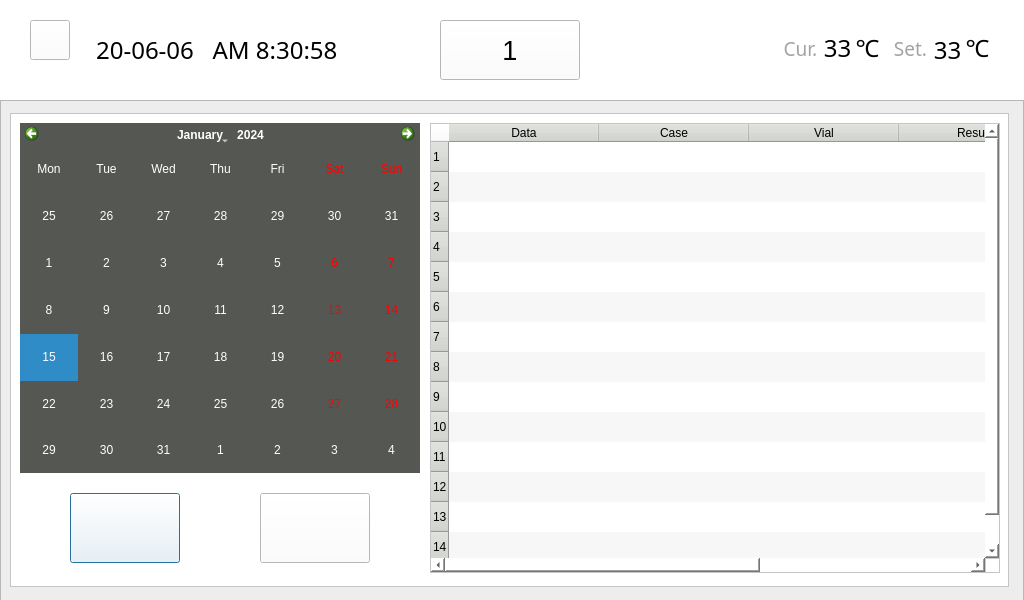
<?xml version="1.0" encoding="UTF-8"?>
<ui version="4.0">
 <class>Dialog</class>
 <widget class="QDialog" name="Dialog">
  <property name="geometry">
   <rect>
    <x>0</x>
    <y>0</y>
    <width>1024</width>
    <height>600</height>
   </rect>
  </property>
  <property name="font">
   <font>
    <family>Arial</family>
    <pointsize>20</pointsize>
   </font>
  </property>
  <property name="windowTitle">
   <string>Dialog</string>
  </property>
  <property name="styleSheet">
   <string notr="true">background-color: rgb(255, 255, 255);</string>
  </property>
  <property name="sizeGripEnabled">
   <bool>false</bool>
  </property>
  <property name="modal">
   <bool>false</bool>
  </property>
  <widget class="QFrame" name="frame_2">
   <property name="geometry">
    <rect>
     <x>0</x>
     <y>100</y>
     <width>1024</width>
     <height>600</height>
    </rect>
   </property>
   <property name="styleSheet">
    <string notr="true">background-color: rgb(237, 237, 237);</string>
   </property>
   <property name="frameShape">
    <enum>QFrame::StyledPanel</enum>
   </property>
   <property name="frameShadow">
    <enum>QFrame::Raised</enum>
   </property>
   <widget class="QFrame" name="frame">
    <property name="geometry">
     <rect>
      <x>10</x>
      <y>13</y>
      <width>999</width>
      <height>474</height>
     </rect>
    </property>
    <property name="styleSheet">
     <string notr="true">background-color: rgb(255, 255, 255);</string>
    </property>
    <property name="frameShape">
     <enum>QFrame::StyledPanel</enum>
    </property>
    <property name="frameShadow">
     <enum>QFrame::Raised</enum>
    </property>
    <widget class="QCalendarWidget" name="data_calendar">
     <property name="geometry">
      <rect>
       <x>10</x>
       <y>10</y>
       <width>400</width>
       <height>350</height>
      </rect>
     </property>
     <property name="contextMenuPolicy">
      <enum>Qt::DefaultContextMenu</enum>
     </property>
     <property name="styleSheet">
      <string notr="true">background-color: rgb(85, 87, 83);
alternate-background-color: rgb(85, 87, 83);
font: 13pt &quot;Arial&quot;;
color: rgb(255, 255, 255);</string>
     </property>
     <property name="minimumDate">
      <date>
       <year>2020</year>
       <month>3</month>
       <day>1</day>
      </date>
     </property>
     <property name="gridVisible">
      <bool>false</bool>
     </property>
     <property name="selectionMode">
      <enum>QCalendarWidget::SingleSelection</enum>
     </property>
     <property name="verticalHeaderFormat">
      <enum>QCalendarWidget::NoVerticalHeader</enum>
     </property>
     <property name="navigationBarVisible">
      <bool>true</bool>
     </property>
    </widget>
    <widget class="QTableWidget" name="tableWidget">
     <property name="geometry">
      <rect>
       <x>420</x>
       <y>10</y>
       <width>570</width>
       <height>450</height>
      </rect>
     </property>
     <property name="acceptDrops">
      <bool>false</bool>
     </property>
     <property name="autoFillBackground">
      <bool>false</bool>
     </property>
     <property name="styleSheet">
      <string notr="true">QHeaderView::section {
background-color: rgb(211, 215, 207);
}</string>
     </property>
     <property name="frameShape">
      <enum>QFrame::StyledPanel</enum>
     </property>
     <property name="frameShadow">
      <enum>QFrame::Plain</enum>
     </property>
     <property name="lineWidth">
      <number>1</number>
     </property>
     <property name="midLineWidth">
      <number>0</number>
     </property>
     <property name="autoScrollMargin">
      <number>16</number>
     </property>
     <property name="dragDropOverwriteMode">
      <bool>false</bool>
     </property>
     <property name="alternatingRowColors">
      <bool>true</bool>
     </property>
     <property name="showGrid">
      <bool>false</bool>
     </property>
     <property name="gridStyle">
      <enum>Qt::SolidLine</enum>
     </property>
     <property name="sortingEnabled">
      <bool>false</bool>
     </property>
     <property name="wordWrap">
      <bool>true</bool>
     </property>
     <property name="cornerButtonEnabled">
      <bool>true</bool>
     </property>
     <property name="rowCount">
      <number>14</number>
     </property>
     <property name="columnCount">
      <number>5</number>
     </property>
     <attribute name="horizontalHeaderVisible">
      <bool>true</bool>
     </attribute>
     <attribute name="horizontalHeaderCascadingSectionResizes">
      <bool>true</bool>
     </attribute>
     <attribute name="horizontalHeaderDefaultSectionSize">
      <number>150</number>
     </attribute>
     <attribute name="horizontalHeaderHighlightSections">
      <bool>true</bool>
     </attribute>
     <attribute name="horizontalHeaderMinimumSectionSize">
      <number>60</number>
     </attribute>
     <attribute name="horizontalHeaderShowSortIndicator" stdset="0">
      <bool>false</bool>
     </attribute>
     <attribute name="horizontalHeaderStretchLastSection">
      <bool>false</bool>
     </attribute>
     <attribute name="verticalHeaderVisible">
      <bool>true</bool>
     </attribute>
     <attribute name="verticalHeaderCascadingSectionResizes">
      <bool>true</bool>
     </attribute>
     <row/>
     <row/>
     <row/>
     <row/>
     <row/>
     <row/>
     <row/>
     <row/>
     <row/>
     <row/>
     <row/>
     <row/>
     <row/>
     <row/>
     <column>
      <property name="text">
       <string>Data</string>
      </property>
     </column>
     <column>
      <property name="text">
       <string>Case</string>
      </property>
     </column>
     <column>
      <property name="text">
       <string>Vial</string>
      </property>
     </column>
     <column>
      <property name="text">
       <string>Result</string>
      </property>
     </column>
     <column>
      <property name="text">
       <string>Concentration Value</string>
      </property>
     </column>
    </widget>
    <widget class="QPushButton" name="pushButton">
     <property name="geometry">
      <rect>
       <x>60</x>
       <y>380</y>
       <width>110</width>
       <height>70</height>
      </rect>
     </property>
     <property name="styleSheet">
      <string notr="true">QPushButton {
	border-image: url(:/Icon/export_icon.png);
}

QPushButton:pressed {
	
	border-image: url(:/Icon/export_pressed.png);
}

</string>
     </property>
     <property name="text">
      <string/>
     </property>
    </widget>
    <widget class="QPushButton" name="pushButton_3">
     <property name="geometry">
      <rect>
       <x>250</x>
       <y>380</y>
       <width>110</width>
       <height>70</height>
      </rect>
     </property>
     <property name="styleSheet">
      <string notr="true">QPushButton {
	border-image: url(:/Icon/delete.png);
}

QPushButton:pressed {
	border-image: url(:/Icon/delete_pressed.png);
}
</string>
     </property>
     <property name="text">
      <string/>
     </property>
    </widget>
   </widget>
  </widget>
  <widget class="QLabel" name="Label_date">
   <property name="geometry">
    <rect>
     <x>80</x>
     <y>40</y>
     <width>130</width>
     <height>20</height>
    </rect>
   </property>
   <property name="font">
    <font>
     <family>NanumSquare</family>
     <pointsize>18</pointsize>
    </font>
   </property>
   <property name="text">
    <string>20-06-06</string>
   </property>
   <property name="alignment">
    <set>Qt::AlignCenter</set>
   </property>
  </widget>
  <widget class="QLabel" name="Label_USB_2">
   <property name="geometry">
    <rect>
     <x>737</x>
     <y>20</y>
     <width>30</width>
     <height>50</height>
    </rect>
   </property>
   <property name="styleSheet">
    <string notr="true">image: url(:/Icon/temperature2.png);</string>
   </property>
   <property name="text">
    <string/>
   </property>
  </widget>
  <widget class="QLabel" name="Label_USB">
   <property name="geometry">
    <rect>
     <x>680</x>
     <y>20</y>
     <width>30</width>
     <height>50</height>
    </rect>
   </property>
   <property name="styleSheet">
    <string notr="true">image: url(:/Icon/usb.png);</string>
   </property>
   <property name="text">
    <string/>
   </property>
  </widget>
  <widget class="QLabel" name="Label_temp3">
   <property name="geometry">
    <rect>
     <x>930</x>
     <y>40</y>
     <width>35</width>
     <height>20</height>
    </rect>
   </property>
   <property name="font">
    <font>
     <family>NanumSquare</family>
     <pointsize>18</pointsize>
    </font>
   </property>
   <property name="text">
    <string>33</string>
   </property>
   <property name="alignment">
    <set>Qt::AlignCenter</set>
   </property>
  </widget>
  <widget class="QLabel" name="Label_time">
   <property name="geometry">
    <rect>
     <x>210</x>
     <y>40</y>
     <width>130</width>
     <height>20</height>
    </rect>
   </property>
   <property name="sizePolicy">
    <sizepolicy hsizetype="Preferred" vsizetype="MinimumExpanding">
     <horstretch>0</horstretch>
     <verstretch>0</verstretch>
    </sizepolicy>
   </property>
   <property name="font">
    <font>
     <family>NanumSquare</family>
     <pointsize>18</pointsize>
    </font>
   </property>
   <property name="text">
    <string>AM 8:30:58</string>
   </property>
   <property name="alignment">
    <set>Qt::AlignCenter</set>
   </property>
  </widget>
  <widget class="QLabel" name="Label_temp1">
   <property name="geometry">
    <rect>
     <x>820</x>
     <y>38</y>
     <width>35</width>
     <height>20</height>
    </rect>
   </property>
   <property name="font">
    <font>
     <family>NanumSquare</family>
     <pointsize>18</pointsize>
    </font>
   </property>
   <property name="text">
    <string>33</string>
   </property>
   <property name="alignment">
    <set>Qt::AlignCenter</set>
   </property>
  </widget>
  <widget class="QPushButton" name="Button_Backspace">
   <property name="geometry">
    <rect>
     <x>30</x>
     <y>20</y>
     <width>40</width>
     <height>40</height>
    </rect>
   </property>
   <property name="styleSheet">
    <string notr="true">QPushButton {
	border-image: url(:/Icon/backspace.png);
}

QPushButton:pressed {
	border-image: url(:/Icon/backspace_pressed.png);
}</string>
   </property>
   <property name="text">
    <string/>
   </property>
  </widget>
  <widget class="QLabel" name="label_3">
   <property name="geometry">
    <rect>
     <x>850</x>
     <y>38</y>
     <width>35</width>
     <height>20</height>
    </rect>
   </property>
   <property name="font">
    <font>
     <family>NanumSquare</family>
     <pointsize>18</pointsize>
    </font>
   </property>
   <property name="text">
    <string>℃</string>
   </property>
   <property name="alignment">
    <set>Qt::AlignCenter</set>
   </property>
  </widget>
  <widget class="QLabel" name="label_4">
   <property name="geometry">
    <rect>
     <x>960</x>
     <y>38</y>
     <width>35</width>
     <height>20</height>
    </rect>
   </property>
   <property name="font">
    <font>
     <family>NanumSquare</family>
     <pointsize>18</pointsize>
    </font>
   </property>
   <property name="text">
    <string>℃</string>
   </property>
   <property name="alignment">
    <set>Qt::AlignCenter</set>
   </property>
  </widget>
  <widget class="QLabel" name="Label_temp3_3">
   <property name="geometry">
    <rect>
     <x>890</x>
     <y>38</y>
     <width>41</width>
     <height>20</height>
    </rect>
   </property>
   <property name="font">
    <font>
     <family>Nanum square</family>
     <pointsize>14</pointsize>
     <weight>9</weight>
     <italic>false</italic>
     <bold>false</bold>
    </font>
   </property>
   <property name="styleSheet">
    <string notr="true">font: 75 14pt &quot;Nanum square&quot;;
color: #a3a3a3;</string>
   </property>
   <property name="text">
    <string>Set.</string>
   </property>
   <property name="alignment">
    <set>Qt::AlignCenter</set>
   </property>
  </widget>
  <widget class="QLabel" name="Label_temp3_2">
   <property name="geometry">
    <rect>
     <x>780</x>
     <y>38</y>
     <width>41</width>
     <height>20</height>
    </rect>
   </property>
   <property name="font">
    <font>
     <family>Nanum square</family>
     <pointsize>14</pointsize>
     <weight>9</weight>
     <italic>false</italic>
     <bold>false</bold>
    </font>
   </property>
   <property name="styleSheet">
    <string notr="true">font: 75 14pt &quot;Nanum square&quot;;
color: #a3a3a3;</string>
   </property>
   <property name="text">
    <string>Cur.</string>
   </property>
   <property name="alignment">
    <set>Qt::AlignCenter</set>
   </property>
  </widget>
  <widget class="QPushButton" name="Button_EasterEgg">
   <property name="geometry">
    <rect>
     <x>440</x>
     <y>20</y>
     <width>140</width>
     <height>60</height>
    </rect>
   </property>
   <property name="styleSheet">
    <string notr="true">border-image: url(:/Icon/logo.png);
font: 1pt &quot;Ubuntu&quot;;


</string>
   </property>
   <property name="text">
    <string>1</string>
   </property>
  </widget>
 </widget>
 <resources>
  <include location="Icon/Icon.qrc"/>
 </resources>
 <connections/>
</ui>
